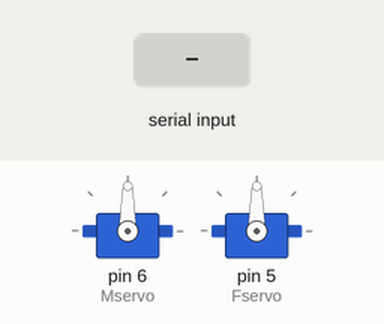
This sketch was run on a simulated Arduino Nano, built with avr-gcc and run on an emulated ATmega328P. Parts: 2 × servo. The test bench sets the inputs (shaded band).

Above: at 1.2 s.
1.3 s: "90,45\n" received over the second serial link
At 2.5 s:
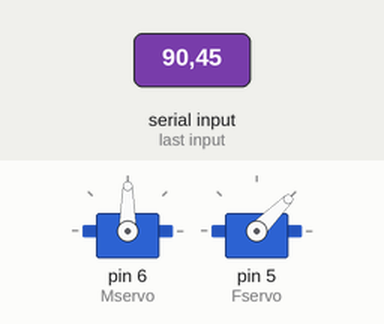
2.8 s: "30,150\n" received over the second serial link
At 5.0 s:
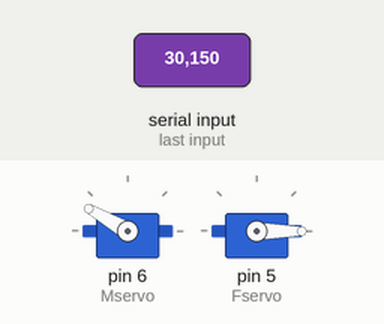
5.3 s: "5\n" received over the second serial link
At 7.5 s:
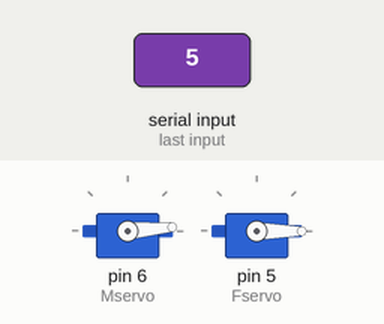
7.8 s: "90\n" received over the second serial link
At 9.4 s:
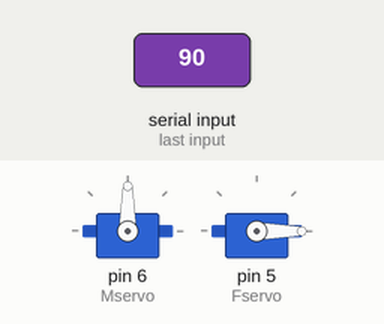
10.3 s: "1,90\n" received over the second serial link
At 10.6 s:
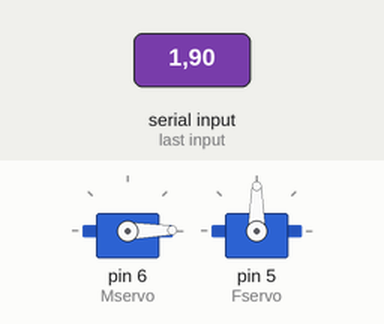
11.8 s: "90,45\n" received over the second serial link
At 14.3 s:
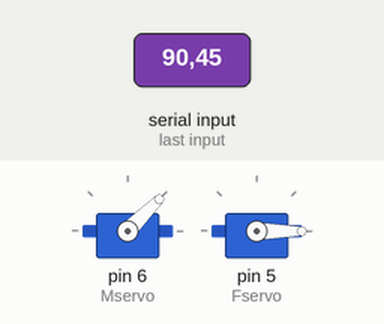
Timing chart, 0 to 15.3 s (numbered marks = the images above; inputs shaded):
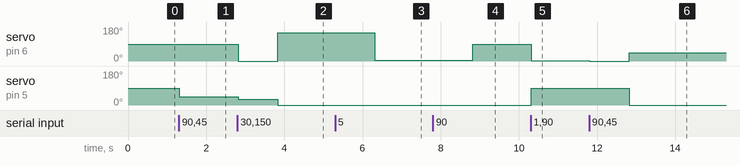

Measured:
- after the input at 1.3 s, servo on pin 5 (Fservo): 90° → 45° at once
- after the input at 2.8 s, servo on pin 6 (Mservo): 90° → 0° at once, → 150° 1.0 s later; servo on pin 5 (Fservo): 45° → 30° at once, → 0° 1.0 s later
- after the input at 5.3 s, servo on pin 6 (Mservo): 150° → 5° after 1.0 s
- after the input at 7.8 s, servo on pin 6 (Mservo): 5° → 90° after 1.0 s
- after the input at 10.3 s, servo on pin 6 (Mservo): 90° → 1° at once; servo on pin 5 (Fservo): 0° → 90° at once
- after the input at 11.8 s, servo on pin 6 (Mservo): 1° → 0° at once, → 45° 1.0 s later; servo on pin 5 (Fservo): 90° → 0° after 1.0 s

The sketch:

Modular_robot_command.ino
```cpp
/*
 * This program is dedicated to the modular robot designed based on dtto project
 * The long-term target of this project is to develop a modular robot for evolutionary research verification
 *
 */

#include <SoftwareSerial.h>
#include <Servo.h>

/*
 * The XON/XOFF handshake characters
 */
char XON = 0x11;
char XOFF = 0x13;

/*
 * declare servo objects
 */

Servo Mservo;   //Male side servo motor
Servo Fservo;   //Female side servo motor

char servo_gender=' ';    // the gender of the incomming commnad

int Mstate = 0;    //the position state of the MALE servo
int Fstate = 0;    //the position state of the FEMALE servo

char BT_command_char = ' ';   // the command character received through BT
/*
 * For simpifying the code, I use only one character to refer the command from PC.
 * Every command in numbers would be consider as the direct command in dservo positions
 */


/*
 * Enable Softwareserial of bluetooth connection
 */
SoftwareSerial BT(7, 8); // on Arduino Nano: RX pin, TX pin

/*
 * A simple function for checking the free memory available
 */
int freeRam () {
  extern int __heap_start, *__brkval;
  int v;
  return (int) &v - (__brkval == 0 ? (int) &__heap_start : (int) __brkval);
}


void setup() {
  /*
   * Starting the bluetooth connection
   */
  BT.begin(9600);   // Bluetooth Serial connection begins
  BT.println("BT is ready!");

  /*
   * Connect the servo object with pin & wires
   */
  Mservo.attach(6);
  Fservo.attach(5);

  Mservo.write(90);   // Move both M and F servo to 90 degrees
  Fservo.write(90);

}

void loop() {

  /*
   * Waiting  for Bluetooth command
   */
  //BT.println("Modular robot standby, Waiting for Bluetooth command");
  while(!BT.available()){}  // Stall the program until some command is received

  //BT_command_char = BT.read();

/************* Check the available positions of the servo **************/
  /*
  if(){

  }
  for(pos = 0; pos <= 180; pos += 1){
    Mservo.write(0);
    Fservo.write(0);
    delay(1000);

    Mservo.write(180);
    Fservo.write(180);
    delay(1000);

    Mservo.write(90);
    Fservo.write(90);
    delay(1000);

  }
``*/
/****************** Extract the received command **********************/
// Arduino Nano with HC-05 can only process two commands a time.
// Note: BT.parseInt() will return a 0 when the time-out


  if(BT.available() > 0){
    Mstate = BT.parseInt();
    Fstate = BT.parseInt();
    /*
     * debug message
    if(Mstate!=0 && Fstate!=0){
      BT.println("The received command is:");
      BT.print(Mstate);
      BT.print(".");
      BT.println(Fstate);
      BT.println("The free memory is:");
      BT.println(freeRam());
    }
    */
  }

/*************************** Execute the commands *********************/

    if (Mstate >= 1 && Mstate <= 180 || Fstate >= 1 && Fstate <= 180){
      BT.print("M: ");
      BT.print(Mstate);
      BT.print(", ");
      BT.print("F: ");
      BT.print(Fstate);
      BT.println(".");
      Mservo.write(Mstate);
      Fservo.write(Fstate);
    }
    //TODO: The calibration mode should be able to change the relative
    //      position of the servo by adding some offsets
    else if (Mstate == 181 && Fstate == 181){
      BT.println("Calibration Mode");
      Mservo.write(90);
      Fservo.write(90);
    }
    else {
      BT.print(">");
      BT.print(Mstate);
      BT.println(Fstate);
      BT.println("cannot execute command");
    }
   BT.print(XON);

}
```
